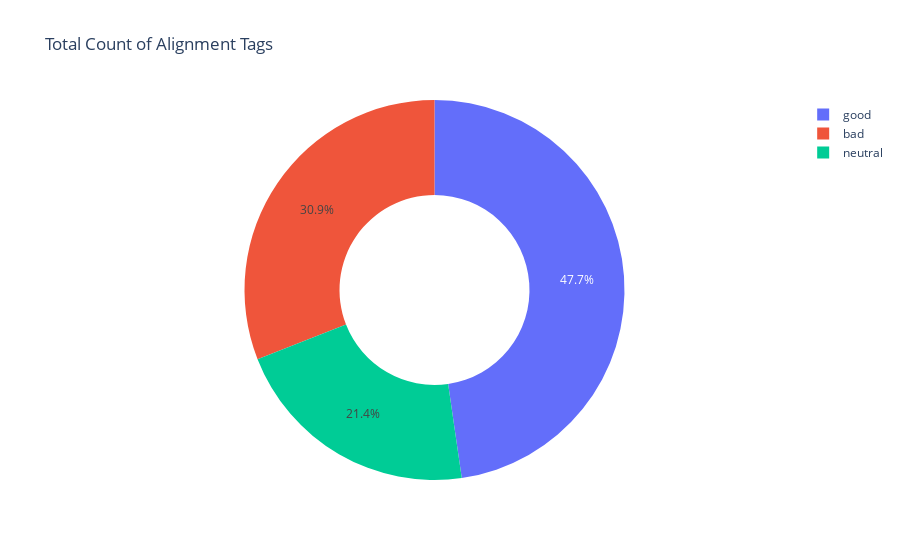

Source (notebook cell):
### Code cell
pie = df['alignment'].value_counts()
# remove O
pie = pie[1:]
px.pie(names = pie.index,values= pie.values, hole = 0.5,title ='Total Count of Alignment Tags')

### Figure 1 — Plotly figure (JSON) as saved in the notebook; plotly's stock layout.template omitted (floating-point values rounded to 4 significant figures)
{"data": [{"domain": {"x": [0, 1], "y": [0, 1]}, "hole": 0.5, "hovertemplate": "label=%{label}<br>value=%{value}<extra></extra>", "labels": ["good", "bad", "neutral"], "legendgroup": "", "name": "", "showlegend": true, "type": "pie", "values": [822, 533, 368]}], "layout": {"legend": {"tracegroupgap": 0}, "title": {"text": "Total Count of Alignment Tags"}}}
